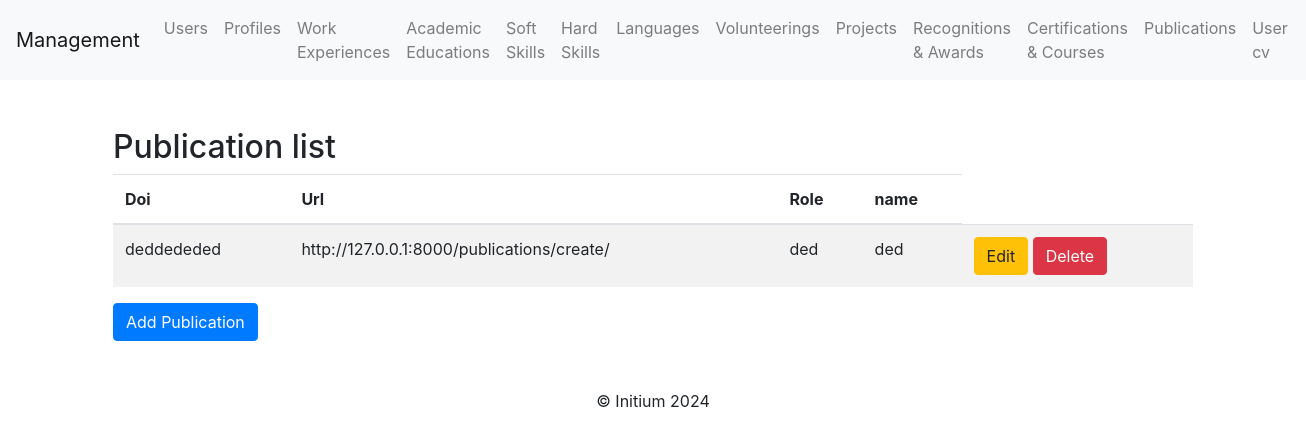
Before: /publications/ with the older database file.
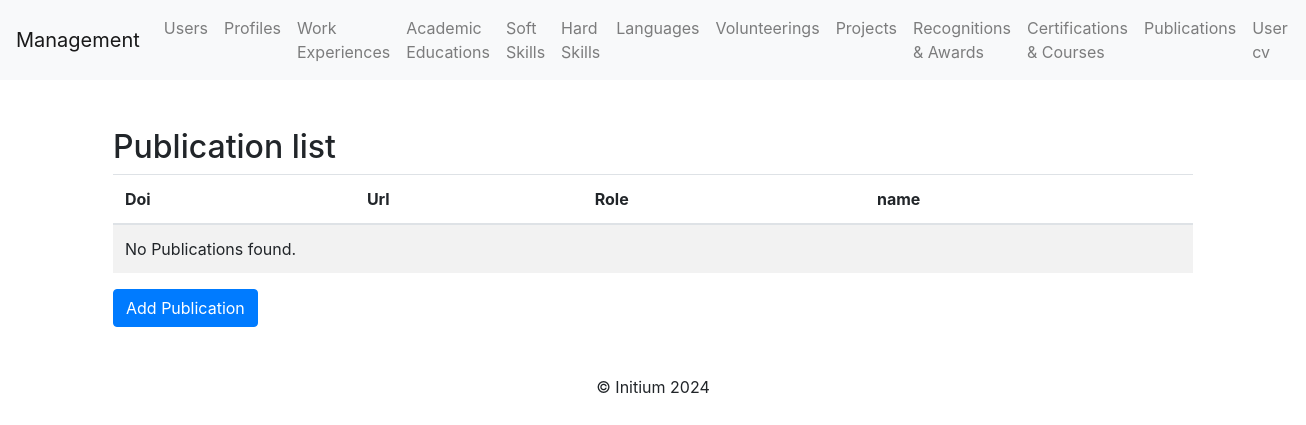
After: the same page with the newer database file.
### profile_cv/models.py (models this page shows)
class Publication(models.Model):
    doi = models.CharField(max_length=100, blank=True, null=True)  # Optional DOI
    url = models.URLField(blank=True, null=True)  # Optional URL
    role = models.CharField(max_length=255)  # Role in the publication
    name = models.CharField(max_length=255)  # Name of the publication

### profile_cv/views.py (the view)
# urls.py: path('publications/', publication_list, name='publication_list'),
def publication_list(request):
    publications = Publication.objects.all()
    return render(request, "publication/publication_list.html", {"publications": publications})

### profile_cv/templates/publication/publication_list.html (shortened to what this page needs)
{% extends 'base.html' %}
{% block content %}
<div class="container mt-5">
    <h2>Publication list</h2>
    <table class="table table-striped">
        <thead>
            <tr>
                <th>Doi</th>
                <th>Url</th>
                <th>Role</th>
                <th>name</th>
            </tr>
        </thead>
        <tbody>
            {% for publication in publications %}
            <tr>
                <td>{{ publication.doi }}</td>
                <td>{{ publication.url }}</td>
                <td>{{ publication.role }}</td>
                <td>{{ publication.name }}</td>
                <td>
                    <a class="btn btn-warning" href="{% url 'publication_update' publication.pk %}">Edit</a>
                    <a class="btn btn-danger" href="{% url 'publication_delete' publication.pk %}">Delete</a>
                </td>
            </tr>
            {% empty %}
            <tr>
                <td colspan="4">No Publications found.</td>
            </tr>
            {% endfor %}
        </tbody>
    </table>
    <a class="btn btn-primary" href="{% url 'publication_create' %}">Add Publication</a>
</div>
{% endblock %}

Changed rows visible on the page:
removed Publication: doi "deddededed", url "http://127.0.0.1:8000/publications/create/", role "ded", name "ded"
Other visible differences:
text now shown: "No Publications found."
